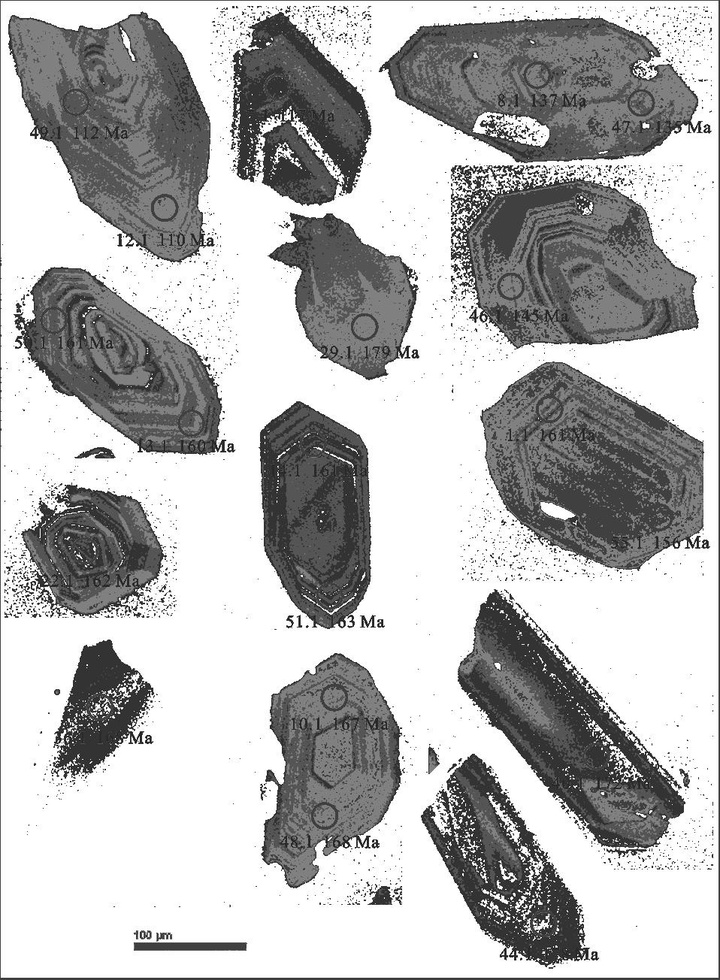
#> input picture GraphProcess/Images/kmeans2.jpg, 720 x 980 px, shrunk from 958 x 1304 before the run
$ python test.py
#> lines starting #> are read from the running program, lines starting #| are printed output that depends on the picture; after the words box and inside, x2 and y2 are one past the last pixel; in counts of white or black regions, pixels touching at a corner belong together
import cv2 as cv
import numpy as np

# canny边缘检测
def canny_demo(image):
    t = 100
    canny_output = cv.Canny(image, t, t * 2)
    cv.imshow("canny_output", canny_output)
    # cv.imwrite("test/canny_output.png", canny_output)
    return canny_output

# 读取图像
src = cv.imread("Images/kmeans2.jpg")
#> src is the input picture: shape (980, 720, 3); min 0, max 255, mean 182.2
print(src.shape)
#| (980, 720, 3)
rows=src.shape[0]
columns=src.shape[1]
reshape=src[2:rows,2:columns]
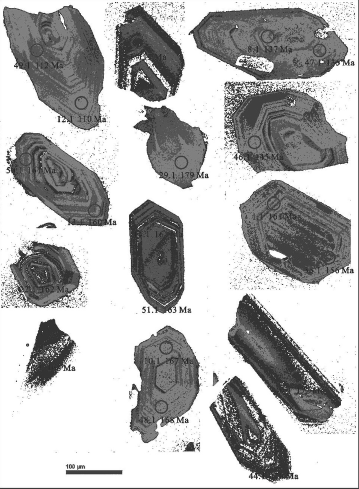
#> reshape: shape (978, 718, 3) (shown at 1/2 size); min 0, max 255, mean 182.2


cv.namedWindow("input", cv.WINDOW_AUTOSIZE)
cv.imshow("input", reshape)

# 调用
binary = canny_demo(reshape)
#> in canny_demo, `canny_output = cv.Canny(image, t, t * 2)`:
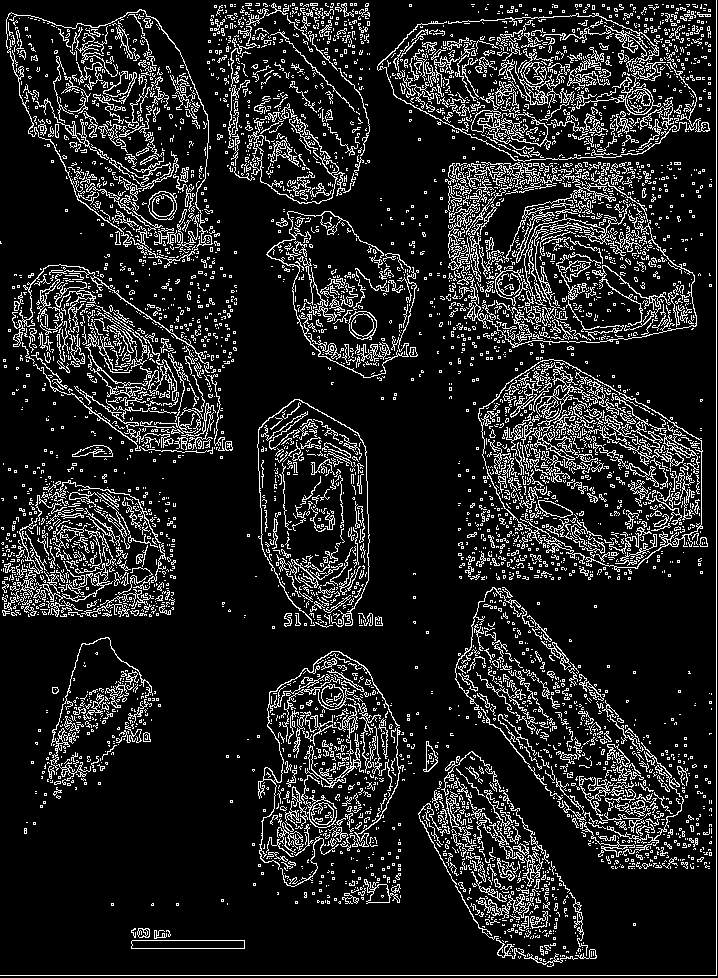
#> canny_output: shape (978, 718); 13.7% white in thin lines or dots
k = np.ones((5, 5), dtype=np.uint8)
binary = cv.morphologyEx(binary, cv.MORPH_DILATE, k)
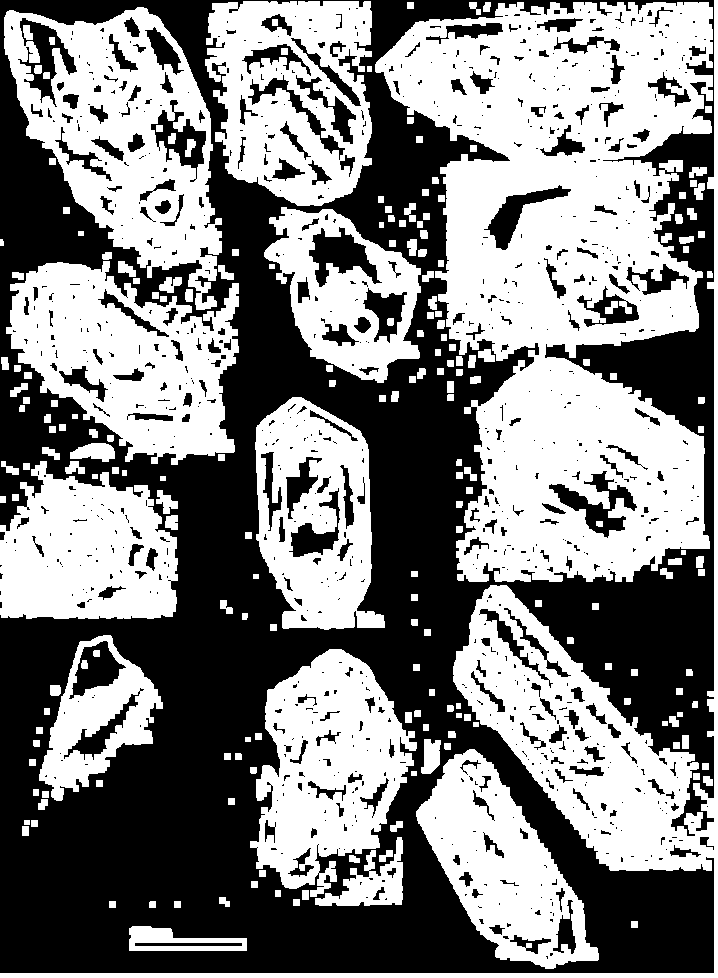
#> binary: shape (978, 718); 50.9% white; 942 black regions (690 under 20 px)

# 轮廓发现
contours, hierarchy = cv.findContours(binary, cv.RETR_EXTERNAL, cv.CHAIN_APPROX_SIMPLE)
#> contours = 200 contours, 2 with area under 20; largest, box (x1, y1, x2, y2) and area: (375, 2, 713, 582) 126990, (0, 0, 718, 978) 40348, (4, 7, 222, 310) 38009, (6, 261, 239, 465) 29703, (205, 1, 372, 206) 27665
for c in range(len(contours)):
    rect = cv.minAreaRect(contours[c])
    cx, cy = rect[0]
    box = cv.boxPoints(rect)
    box = np.int0(box)
    cv.drawContours(src,[box],0,(0,255,0),2)
    cv.circle(src, (np.int32(cx), np.int32(cy)), 2, (255, 0, 0), 2, 8, 0)
    cv.drawContours(src, contours, c, (0, 0, 255), 2, 8)
#> this loop made 200 passes
#> (rect, cx, cy, box) on passes 1 to 3: (((187.5, 938), (24, 117), -90), 187.5, 938, [[246, 950], [129, 950], [129, 926], [246, 926]]), (((634, 924), (6, 6), -90), 634, 924, [[637, 927], [631, 927], [631, 921], [637, 921]]), (((177, 904), (6, 6), -90), 177, 904, [[180, 907], [174, 907], [174, 901], [180, 901]])
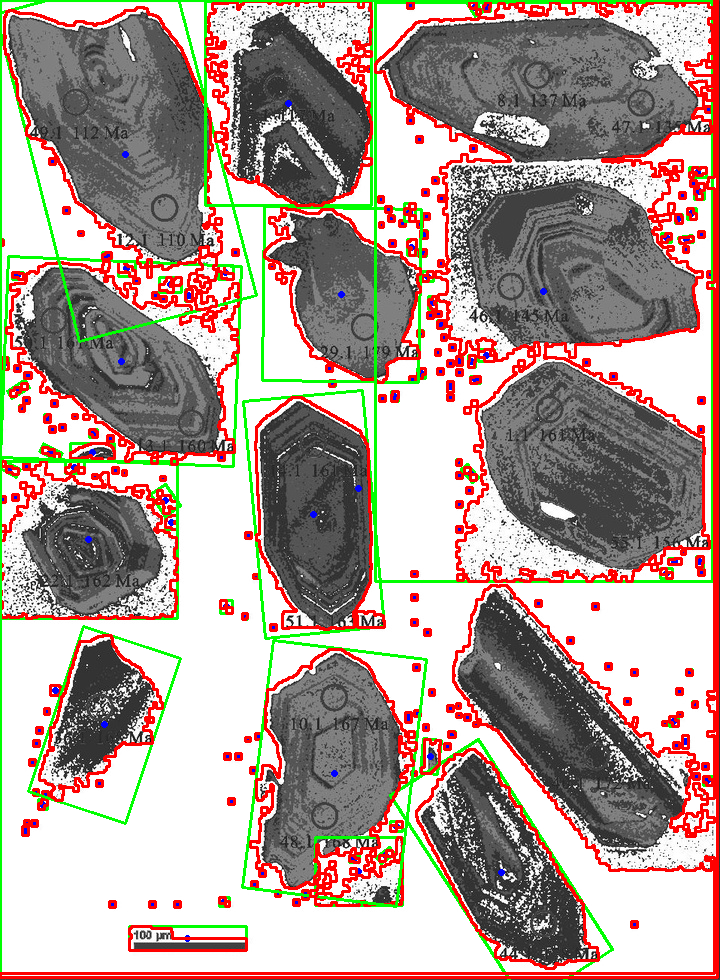
#> src: shape (980, 720, 3); 13.56% of pixels changed, all inside (x1, y1, x2, y2) = (0, 0, 719, 980)

# 图像显示
cv.imshow("contours_analysis", src)
cv.imwrite("test/ko2.png", src)
cv.waitKey(0)
cv.destroyAllWindows()

$ run again, with GraphProcess/Images/kmeans1.jpg copied over GraphProcess/Images/kmeans2.jpg
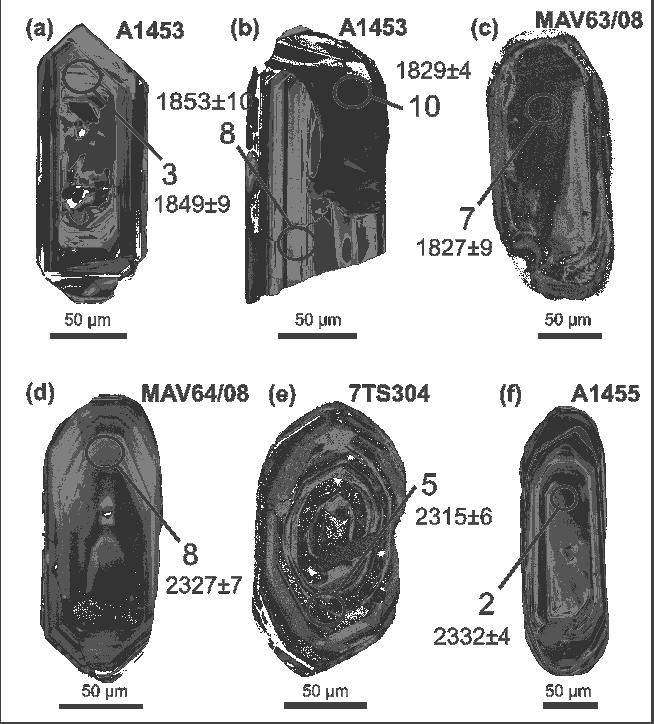
#> input picture GraphProcess/Images/kmeans1.jpg, 654 x 724 px
#> src is the input picture: shape (724, 654, 3); min 11, max 255, mean 182.8
#| (724, 654, 3)
#> in canny_demo, `canny_output = cv.Canny(image, t, t * 2)`:
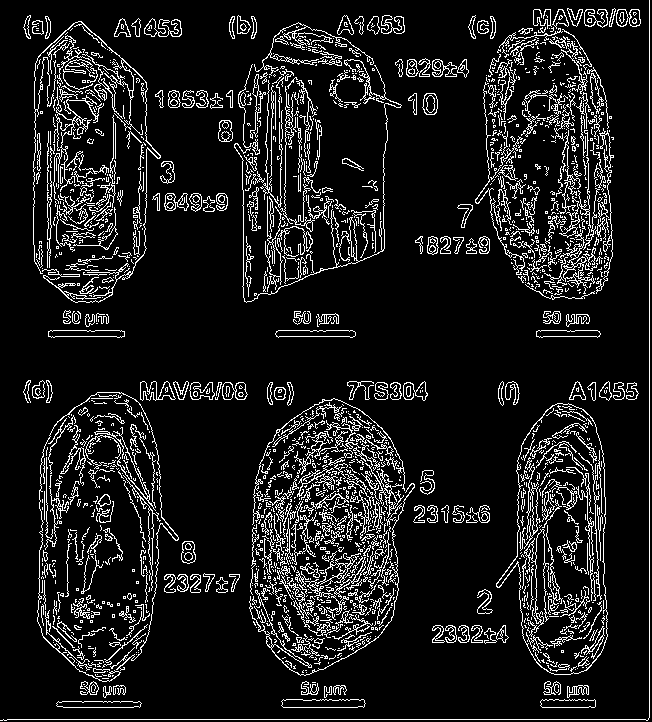
#> canny_output: shape (722, 652); 10.9% white in thin lines or dots
#> binary: shape (722, 652); 41.9% white; 38 white regions
#> contours = 31 contours; largest, box (x1, y1, x2, y2) and area: (247, 379, 430, 678) 37170, (216, 13, 407, 305) 36512, (35, 379, 250, 710) 35628, (455, 6, 643, 302) 33291, (21, 13, 177, 305) 29731
#> the loop `for c in range(len(contours)):` made 31 passes
#> (rect, cx, cy, box) on passes 1 to 4: (((567.5, 694), (30, 59), -90), 567.5, 694, [[597, 709], [538, 709], [538, 679], [597, 679]]), (((323, 694), (30, 88), -90), 323, 694, [[367, 709], [279, 709], [279, 679], [367, 679]]), (((470, 634), (22, 80), -90), 470, 634, [[510, 645], [430, 645], [430, 623], [510, 623]]), (((484.5, 601), (28, 19), -90), 484.5, 601, [[494, 615], [475, 615], [475, 587], [494, 587]])
#> after the loop `for c in range(len(contours)):`:
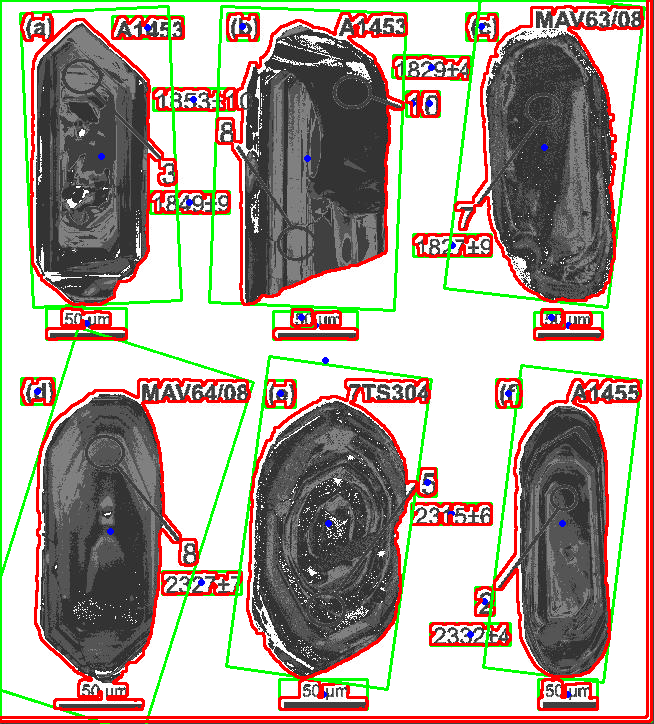
#> src: shape (724, 654, 3); 13.24% of pixels changed, all inside (x1, y1, x2, y2) = (0, 0, 653, 724)

$ run again, with GraphProcess/Images/kmeans3.jpg copied over GraphProcess/Images/kmeans2.jpg
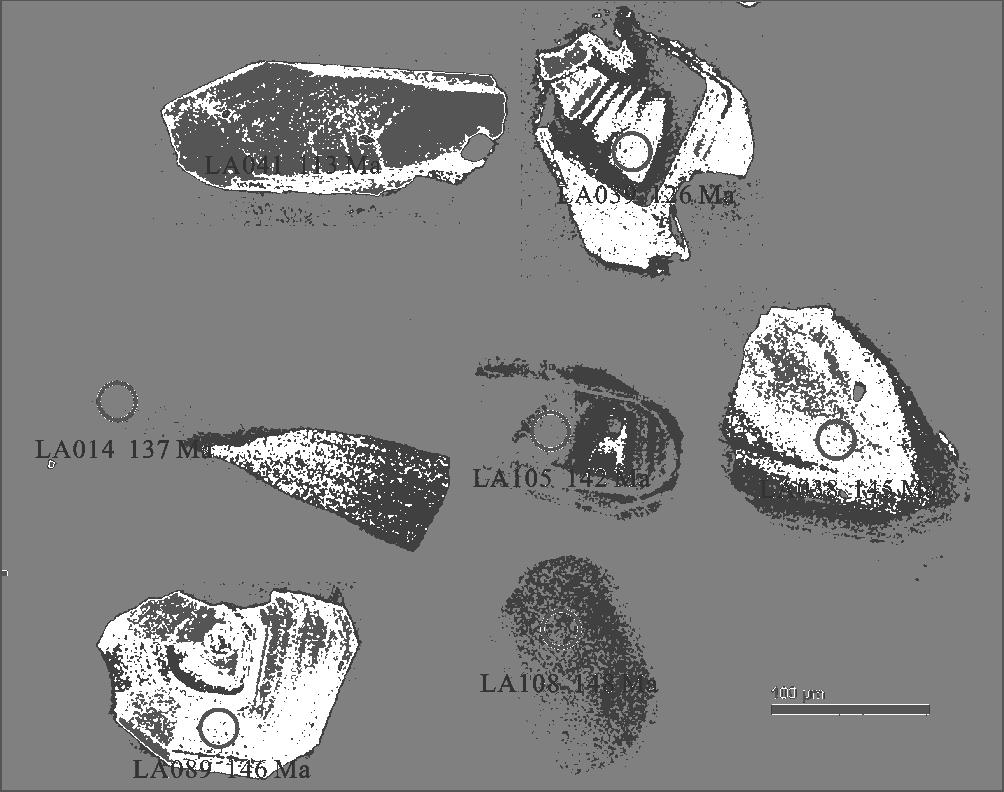
#> input picture GraphProcess/Images/kmeans3.jpg, 1004 x 792 px
#> src is the input picture: shape (792, 1004, 3); min 12, max 255, mean 131
#| (792, 1004, 3)
#> in canny_demo, `canny_output = cv.Canny(image, t, t * 2)`:
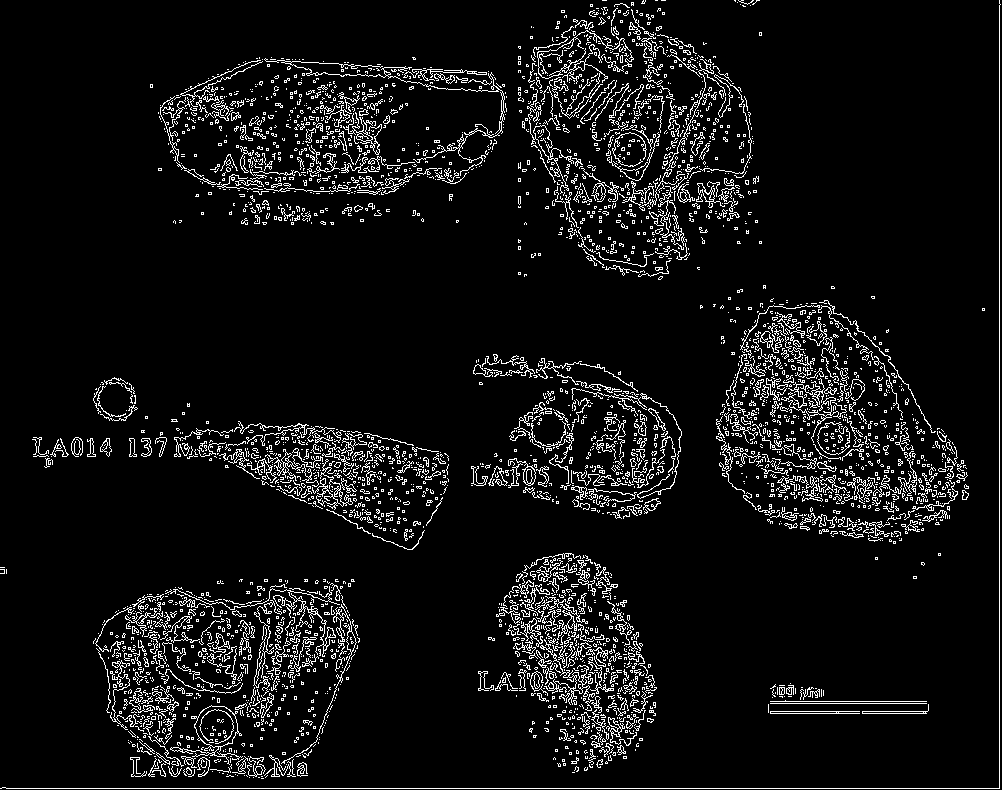
#> canny_output: shape (790, 1002); 7% white in thin lines or dots
#> binary: shape (790, 1002); 28.1% white; 110 white regions
#> contours = 91 contours, 1 with area under 20; largest, box (x1, y1, x2, y2) and area: (516, 0, 761, 282) 45712, (714, 296, 971, 546) 43557, (91, 577, 362, 781) 42649, (156, 55, 509, 227) 41622, (476, 551, 659, 773) 23327
#> the loop `for c in range(len(contours)):` made 91 passes
#> (rect, cx, cy, box) on passes 1 to 4: (((556, 750), (6, 6), -90), 556, 750, [[559, 753], [553, 753], [553, 747], [559, 747]]), (((565.5, 759), (30, 29), -90), 565.5, 759, [[580, 774], [551, 774], [551, 744], [580, 744]]), (((532.5, 729), (20, 11), -90), 532.5, 729, [[538, 739], [527, 739], [527, 719], [538, 719]]), (((848, 698), (34, 164), -90), 848, 698, [[930, 715], [766, 715], [766, 681], [930, 681]])
#> after the loop `for c in range(len(contours)):`:
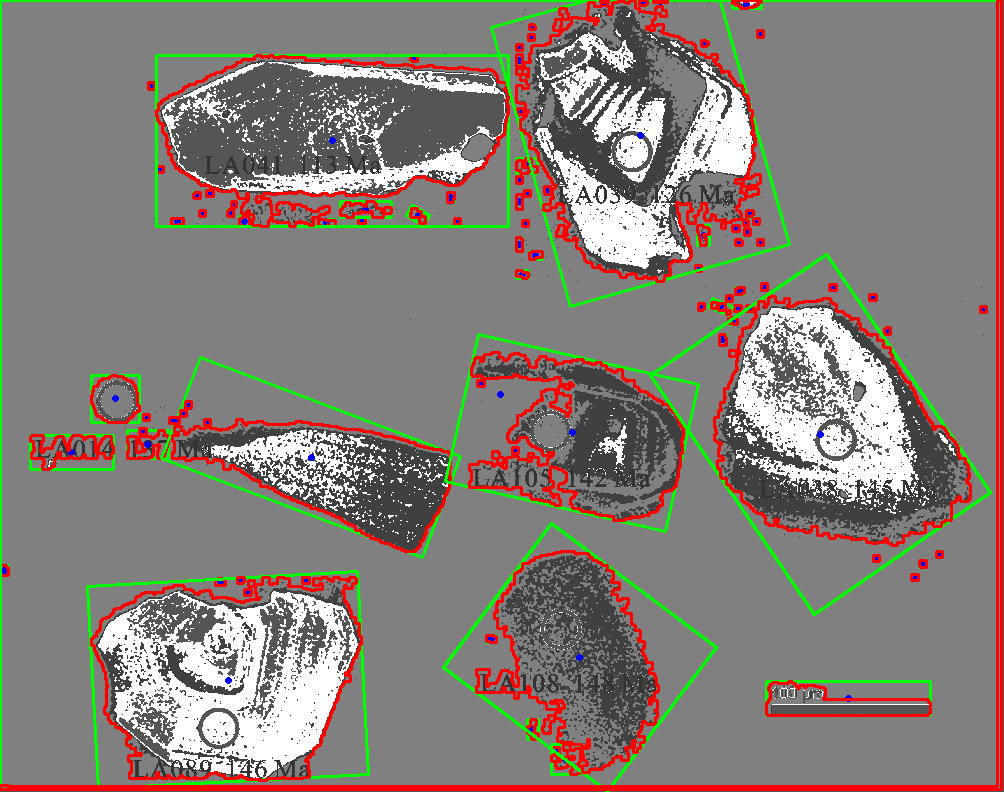
#> src: shape (792, 1004, 3); 8.89% of pixels changed, all inside (x1, y1, x2, y2) = (0, 0, 1003, 792)
